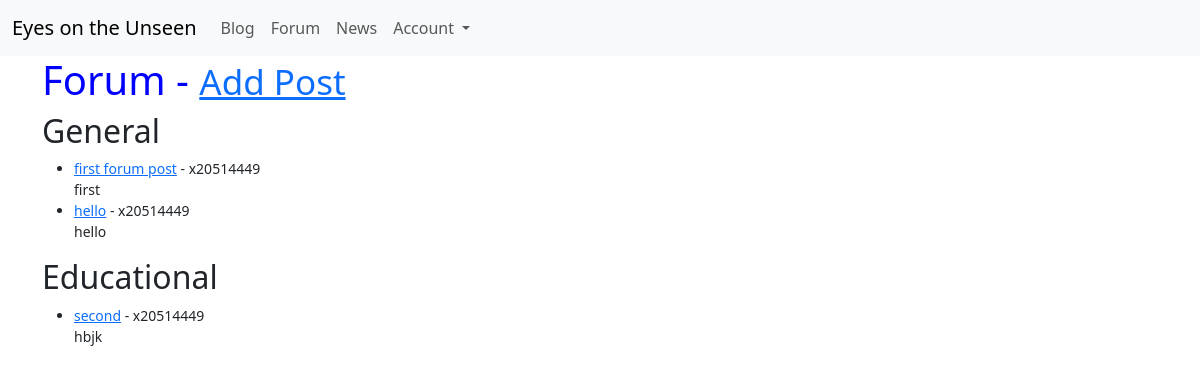
/forum/, run on an earlier commit of the app's database.
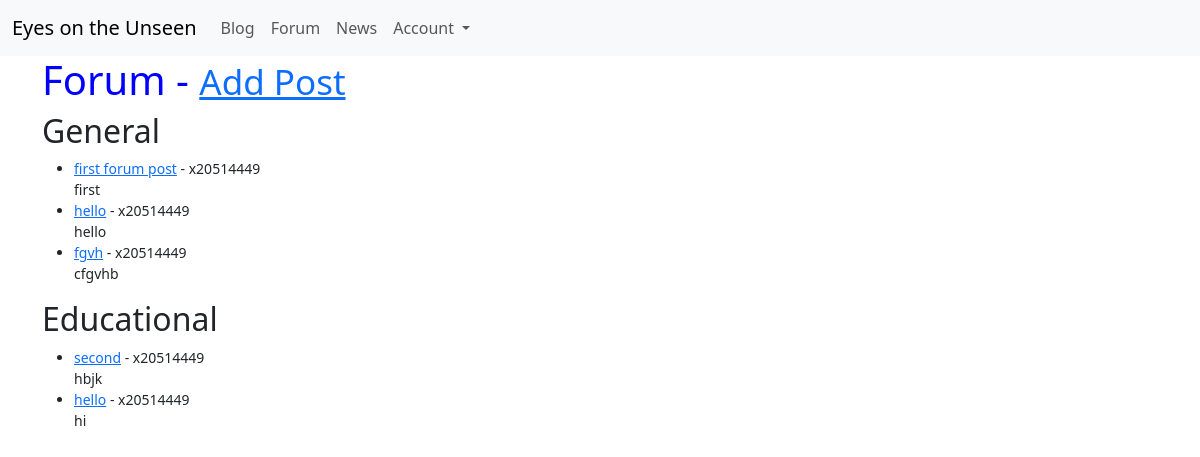
And on a later commit of the database.
### blog/models.py (models this page shows, shortened)
class Post(models.Model):
    id = models.BigAutoField(primary_key=True)
    author = models.ForeignKey(User, on_delete=models.CASCADE)
    title = models.CharField(max_length=255)
    content = models.TextField()
    date = models.DateTimeField(auto_now_add=True)
    likes = models.ManyToManyField(User, related_name='blog_post')
    is_blog_post = models.BooleanField()
    category = models.ForeignKey('Category', on_delete=models.CASCADE, null=True, blank=True)

### blog/views.py (the view)
# urls.py: path("forum/", ForumView.as_view(), name="forum"),
class ForumView(ListView):
    model = Post
    template_name = "forum.html"
    context_object_name = "forum_post"
    ordering = ["-id"]
    def get_queryset(self):
        return Post.objects.filter(is_blog_post=False).order_by('-id')
    def get_context_data(self, **kwargs):
        context = super().get_context_data(**kwargs)
        general_category = Category.objects.get(name='General')
        general_posts = Post.objects.filter(category=general_category)
        educational_category = Category.objects.get(name='Educational')
        educational_posts = Post.objects.filter(category=educational_category)
        context["general_posts"] = general_posts
        context["educational_posts"] = educational_posts
        return context

### blog/templates/forum.html
{% extends 'base.html' %}
{% block content %}
<h1>Forum - <small><a href="{% url 'addForumPost' %}">Add Post</a></h1>
<h2>General</h2>
<ul>
  {% for post in general_posts %}
    <li>
      <a href="{% url 'forumDetail' post.pk %}">{{ post.title }}</a> - {{ post.author.username }}
      <br>{{ post.content|slice:"100"|safe }}
    </li>
  {% endfor %}
</ul>
<h2>Educational</h2>
<ul>
  {% for post in educational_posts %}
    <li>
      <a href="{% url 'forumDetail' post.pk %}">{{ post.title }}</a> - {{ post.author.username }}
      <br>{{ post.content|slice:"100"|safe }}
    </li>
  {% endfor %}
</ul>
{% endblock %}

What changed in the data, as far as the page shows it:
added Post: title "fgvh", author.username "x20514449", content "cfgvhb", shown under "General"
added Post: title "hello", author.username "x20514449", content "hi", shown under "Educational"
